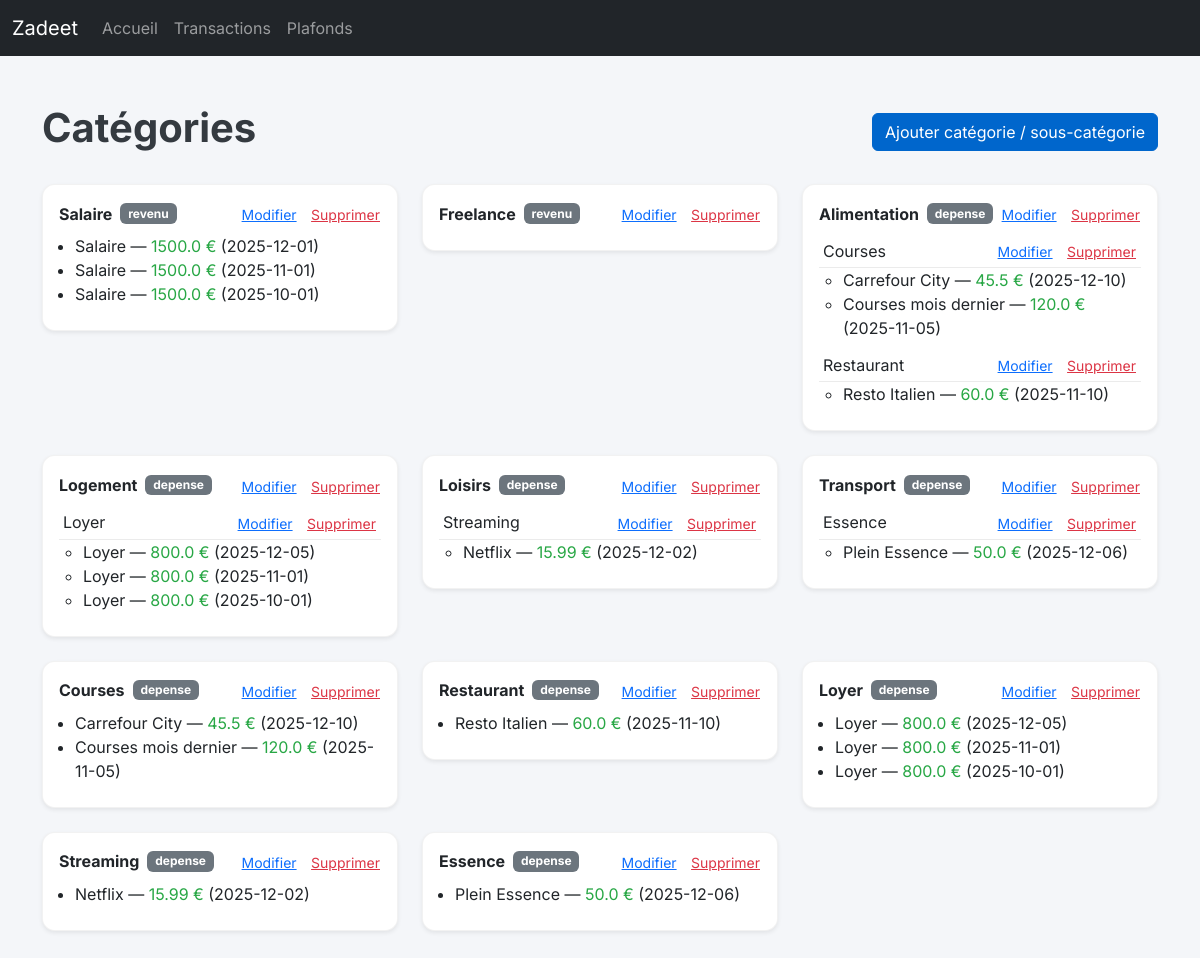
Before: /categories/page with the older database file.
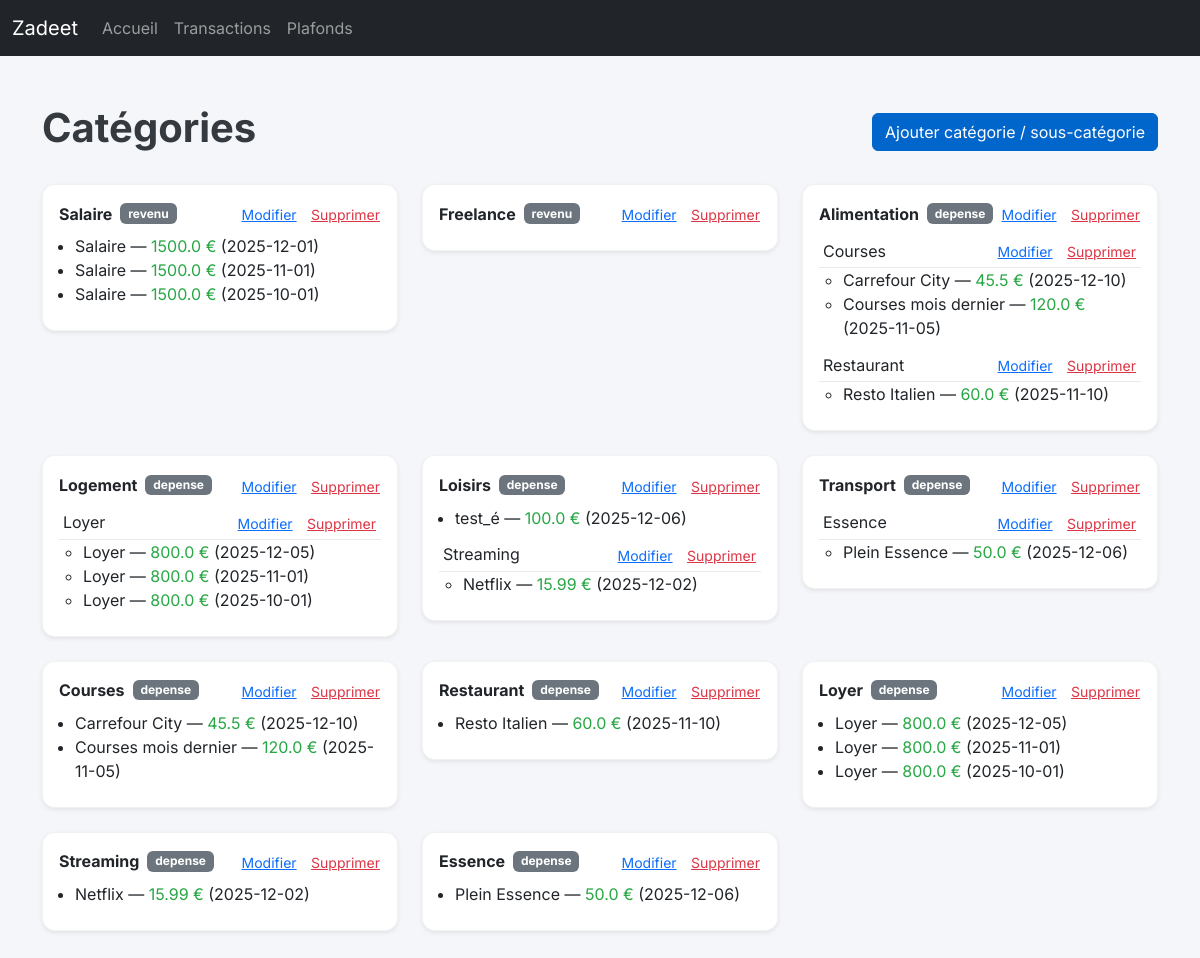
After: the same page with the newer database file.
### app/db/models.py (models this page shows)
class Category(Base):
    __tablename__ = "categories"
    id = Column(Integer, primary_key=True, index=True)
    name = Column(String, unique=True, index=True)
    type = Column(String) # "depense" ou "revenu"
    parent_id = Column(Integer, ForeignKey("categories.id"), nullable=True)
    parent = relationship("Category", remote_side=[id], backref="subcategories")
    transactions = relationship("Transaction", back_populates="category")

class Transaction(Base):
    __tablename__ = "transactions"
    id = Column(Integer, primary_key=True, index=True)
    amount = Column(Float)
    label = Column(String)
    date = Column(DateTime, default=datetime.utcnow)
    category_id = Column(Integer, ForeignKey("categories.id"))
    category = relationship("Category", back_populates="transactions")

### app/api/routes_categories.py (the view)
@router.get("/page", response_class=HTMLResponse)
def categories_page(request: Request, db: Session = Depends(get_db)):
    categories = category_service.get_categories(db)
    return templates.TemplateResponse("categories.html", {"request": request, "categories": categories})

### app/templates/categories.html (shortened to what this page needs)
{% extends "base.html" %}
{% block content %}
<div class="d-flex justify-content-between align-items-center mb-4">
    <h1>Catégories</h1>
    <button class="btn btn-primary" data-bs-toggle="modal" data-bs-target="#addCategoryModal">Ajouter catégorie / sous-catégorie</button>
</div>
<div class="row row-cols-1 row-cols-md-2 row-cols-lg-3 g-4">
    {% for c in categories %}
    <div class="col">
        <div class="card shadow-sm">
            <div class="card-body">
                <div class="d-flex align-items-center mb-2">
                    <strong>{{ c.name }}</strong>
                    <span class="badge bg-secondary ms-2">{{ c.type }}</span>
                    <div class="ms-auto">
                        <a href="#" class="btn btn-link btn-sm p-0 me-2" onclick="editCategory({{ c.id }}, '{{ c.name|e }}')">Modifier</a>
                        <a href="#" class="btn btn-link btn-sm p-0 text-danger" onclick="deleteCategory({{ c.id }})">Supprimer</a>
                    </div>
                </div>
                {% if c.transactions %}
                <ul class="mb-2 ps-3">
                    {% for t in c.transactions %}
                    <li>{{ t.label }} — <span class="text-success">{{ t.amount }} €</span> ({{ t.date.strftime("%Y-%m-%d") }})</li>
                    {% endfor %}
                </ul>
                {% endif %}
                {% if c.subcategories %}
                <ul class="list-group list-group-flush">
                    {% for sub in c.subcategories %}
                    <li class="list-group-item p-1 d-flex justify-content-between align-items-center">
                        <span>{{ sub.name }}</span>
                        <div>
                            <a href="#" class="btn btn-link btn-sm p-0 me-2" onclick="editCategory({{ sub.id }}, '{{ sub.name|e }}')">Modifier</a>
                            <a href="#" class="btn btn-link btn-sm p-0 text-danger" onclick="deleteCategory({{ sub.id }})">Supprimer</a>
                        </div>
                    </li>
                    {% if sub.transactions %}
                    <ul class="ps-4 mb-2">
                        {% for t in sub.transactions %}
                        <li>{{ t.label }} — <span class="text-success">{{ t.amount }} €</span> ({{ t.date.strftime("%Y-%m-%d") }})</li>
                        {% endfor %}
                    </ul>
                    {% endif %}
                    {% endfor %}
                </ul>
                {% endif %}
            </div>
        </div>
    </div>
    {% endfor %}
</div>
{% endblock %}

Changed rows visible on the page:
added Transaction: label "test_é", amount "100.0", date "2025-12-06", shown under Category "Loisirs"
